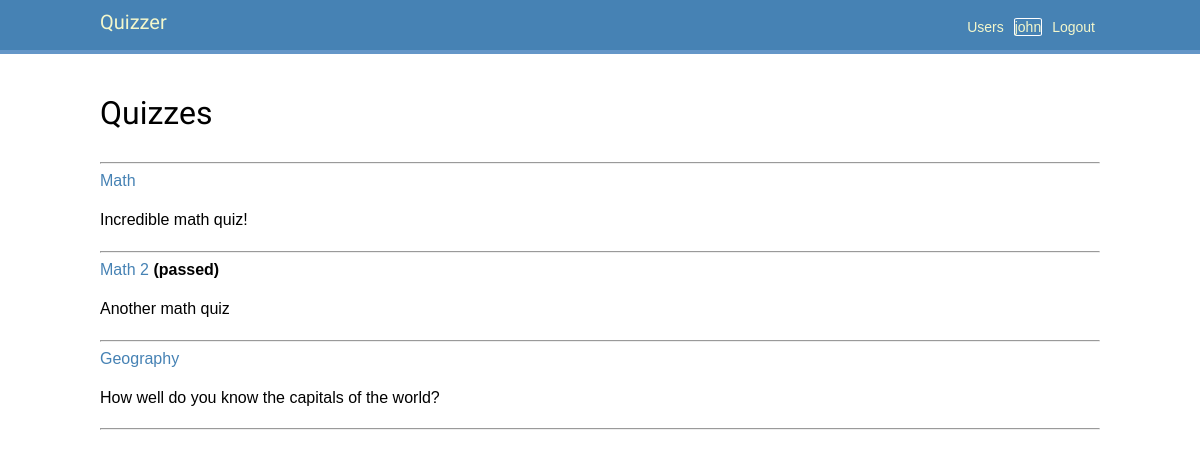
The app's page / (signed in) with its own data.
### users/models.py (models this page shows, shortened)
class User(AbstractUser):
    balance = models.IntegerField(default=0)
    color = models.ForeignKey(to=Color, on_delete=models.CASCADE,
        related_name='users', null=True, blank=True)  # default= ?
    colors = models.ManyToManyField(Color)
    answers = models.ManyToManyField(Answer)
    def is_quiz_passed(self, quiz_id: int) -> bool:
        for answer in self.answers.all():
            if answer.question.quiz.id == quiz_id:
                return True
        return False

### quizzes/models.py (models this page shows, shortened)
class Quiz(models.Model):
    title = models.CharField(max_length=128)
    description = models.CharField(max_length=512)

### quizzes/views.py (the view)
# urls.py: path('', QuizListView.as_view(), name='quiz_list'),#name='index'),
class QuizListView(ListView):
    model = Quiz
    template_name = 'quizzes/quiz_list.html'

### quizzes/templatetags/quizzes_tags.py (called while the page is built)
@register.simple_tag
def is_quiz_passed_by_user(quiz_id: int, user: User) -> bool:
    return user.is_quiz_passed(quiz_id)

### quizzes/templates/quizzes/quiz_list.html (shortened to what this page needs)
{% extends 'base.html' %}
{% load quizzes_tags %}
{% block content %}
    <h1>Quizzes</h1>
    <hr>
    {% for quiz in object_list %}
        <div>
            <a href="{% url 'quizzes:quiz' quiz.pk %}">{{ quiz.title }}</a>
            {% if request.user.is_authenticated %}
                {% is_quiz_passed_by_user quiz.id request.user as is_passed %}
                {% if is_passed %}
                    <strong>(passed)</strong>
                {% endif %}
            {% endif %}
            <p> {{ quiz.description }} </p>
        </div>
        <hr>
    {% empty %}
        There are no quizzes yet..
    {% endfor %}
{% endblock %}

### users/templates/base.html (shortened to what this page needs)
{% load static %}
<!DOCTYPE html>
<html>
<head>
    <link href="{% static 'css/base.css' %}" rel="stylesheet">
</head>
<body>
    <div id="header">
        <span class="logo"><a href="{% url 'quizzes:quiz_list' %}">Quizzer</a></span>
        {% if request.user.is_authenticated %}
            <span class="user"><a href="{% url 'users:logout' %}"> Logout </a></span>
            <span class="user"><a
                href="{% url 'users:profile' request.user.id %}"
                style="
                    border-style: solid;
                    border-width: 1px;
                    border-radius: 10%;
                    border-color:{{ request.user.color.value }};"
            >
                {{ request.user.username }}
            </a></span>
        {% else %}
            <span class="user"><a href="{% url 'users:login' %}"> Login </a></span>
            <span class="user"><a href="{% url 'users:register' %}"> Register </a></span>
        {% endif %}
        <span class="user"><a href="{% url 'users:user_list' %}"> Users </a></span>
    </div>
    <div id="content">
        {% block content %}
        {% endblock %}
    </div>
</body>
</html>

### users/static/css/base.css (style rules this page uses)
body { margin:0; padding:0; font-family:helvetica, sans-serif; }
p { line-height: 1.8; }
a { color: steelblue; text-decoration:none; }
h1, h2, h3, h4, h5 , h6 { font-family: 'Muli', sans-serif; font-weight:normal; }
h1 { padding:0 0 10px 0; margin:10px 0 20px 0; }
#header { padding:10px 100px; font-size:14px; background: steelblue; color:#fff; border-bottom:4px solid rgb(100, 150, 200); overflow:auto; }
#header .logo { font-family: 'Muli', sans-serif; float:left; color:#f3f7cc; font-size:20px; margin-right:10%; }
#header a { color:#f3f7cc; }
#header .user { float:right; padding-top:4px; margin: 5px; }
#content { padding:30px 100px; }

### records on screen
User: user.username "john"
Quiz: title "Math", description "Incredible math quiz!"
Quiz: title "Math 2", shows "(passed)", description "Another math quiz"
Quiz: title "Geography", description "How well do you know the capitals of the world?"
